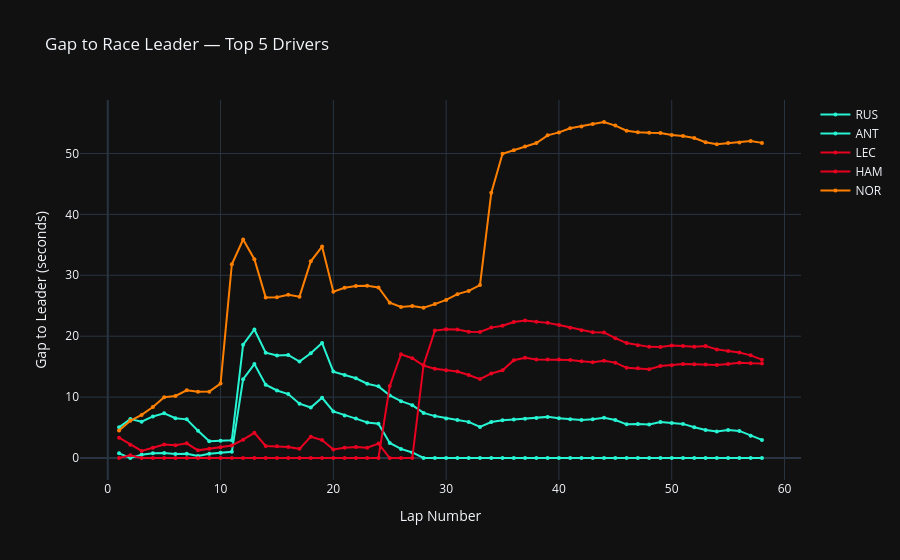

Source (notebook cell):
### Markdown cell above
## Step 5 — Gap to Leader
How far behind the race leader is each top 5 driver at every lap.
Calculated by cumulative sum of lap times — the driver with the lowest 
cumulative time at any lap is the leader.

### Code cell
def compute_gaps_to_leader(laps_df, drivers):
    lap_numbers = sorted(laps_df["LapNumber"].unique())
    gap_data = {}

    for lap in lap_numbers:
        lap_slice = laps_df[laps_df["LapNumber"] == lap]
        lap_times = {}
        for drv in drivers:
            drv_lap = lap_slice[lap_slice["Driver"] == drv]
            if not drv_lap.empty and pd.notna(drv_lap.iloc[0]["LapTime"]):
                lap_times[drv] = drv_lap.iloc[0]["LapTime"].total_seconds()
        gap_data[lap] = lap_times

    df = pd.DataFrame(gap_data).T
    df_cumulative = df.cumsum()
    leader_time = df_cumulative.min(axis=1)
    gap_to_leader = df_cumulative.subtract(leader_time, axis=0)
    return gap_to_leader

gap_df = compute_gaps_to_leader(laps, top5_drivers)
gap_df = gap_df.dropna(how="all")

fig = go.Figure()
for driver in top5_drivers:
    if driver not in gap_df.columns:
        continue
    color = fastf1.plotting.get_driver_color(driver, session)
    fig.add_trace(go.Scatter(
        x=gap_df.index,
        y=gap_df[driver],
        mode="lines+markers",
        name=driver,
        line=dict(color=color, width=2),
        marker=dict(size=4),
    ))

fig.update_layout(
    title="Gap to Race Leader — Top 5 Drivers",
    xaxis_title="Lap Number",
    yaxis_title="Gap to Leader (seconds)",
    template="plotly_dark",
    hovermode="x unified",
)
fig.write_html("gap_to_leader.html")
fig.show()

### Figure 1 — Plotly figure (JSON) as saved in the notebook; plotly's stock layout.template omitted (floating-point values rounded to 4 significant figures)
{"data": [{"line": {"color": "#27f4d2", "width": 2}, "marker": {"size": 4}, "mode": "lines+markers", "name": "RUS", "type": "scatter", "x": [1.0, 2.0, 3.0, 4.0, 5.0, 6.0, 7.0, 8.0, 9.0, 10.0, 11.0, 12.0, 13.0, 14.0, 15.0, 16.0, 17.0, 18.0, 19.0, 20.0, 21.0, 22.0, 23.0, 24.0, 25.0, 26.0, 27.0, 28.0, 29.0, 30.0, 31.0, 32.0, 33.0, 34.0, 35.0, 36.0, 37.0, 38.0, 39.0, 40.0, 41.0, 42.0, 43.0, 44.0, 45.0, 46.0, 47.0, 48.0, 49.0, 50.0, 51.0, 52.0, 53.0, 54.0, 55.0, 56.0, 57.0, 58.0], "y": [0.765, 0.0, 0.551, 0.787, 0.823, 0.64, 0.705, 0.332, 0.708, 0.843, 1.012, 12.94, 15.42, 12.03, 11.09, 10.5, 8.911, 8.288, 9.892, 7.645, 6.993, 6.469, 5.821, 5.627, 2.481, 1.489, 0.917, 0.0, 0.0, 0.0, 0.0, 0.0, 0.0, 0.0, 0.0, 0.0, 0.0, 0.0, 0.0, 0.0, 0.0, 0.0, 0.0, 0.0, 0.0, 0.0, 0.0, 0.0, 0.0, 0.0, 0.0, 0.0, 0.0, 0.0, 0.0, 0.0, 0.0, 0.0]}, {"line": {"color": "#27f4d2", "width": 2}, "marker": {"size": 4}, "mode": "lines+markers", "name": "ANT", "type": "scatter", "x": [1.0, 2.0, 3.0, 4.0, 5.0, 6.0, 7.0, 8.0, 9.0, 10.0, 11.0, 12.0, 13.0, 14.0, 15.0, 16.0, 17.0, 18.0, 19.0, 20.0, 21.0, 22.0, 23.0, 24.0, 25.0, 26.0, 27.0, 28.0, 29.0, 30.0, 31.0, 32.0, 33.0, 34.0, 35.0, 36.0, 37.0, 38.0, 39.0, 40.0, 41.0, 42.0, 43.0, 44.0, 45.0, 46.0, 47.0, 48.0, 49.0, 50.0, 51.0, 52.0, 53.0, 54.0, 55.0, 56.0, 57.0, 58.0], "y": [5.037, 6.394, 5.964, 6.822, 7.34, 6.542, 6.343, 4.463, 2.769, 2.829, 2.921, 18.6, 21.11, 17.3, 16.82, 16.93, 15.83, 17.21, 18.89, 14.19, 13.65, 13.09, 12.2, 11.76, 10.28, 9.334, 8.677, 7.4, 6.882, 6.499, 6.232, 5.931, 5.11, 5.905, 6.18, 6.316, 6.443, 6.569, 6.752, 6.509, 6.364, 6.252, 6.374, 6.597, 6.243, 5.53, 5.563, 5.521, 5.922, 5.738, 5.601, 5.053, 4.597, 4.339, 4.597, 4.443, 3.672, 2.974]}, {"line": {"color": "#e80020", "width": 2}, "marker": {"size": 4}, "mode": "lines+markers", "name": "LEC", "type": "scatter", "x": [1.0, 2.0, 3.0, 4.0, 5.0, 6.0, 7.0, 8.0, 9.0, 10.0, 11.0, 12.0, 13.0, 14.0, 15.0, 16.0, 17.0, 18.0, 19.0, 20.0, 21.0, 22.0, 23.0, 24.0, 25.0, 26.0, 27.0, 28.0, 29.0, 30.0, 31.0, 32.0, 33.0, 34.0, 35.0, 36.0, 37.0, 38.0, 39.0, 40.0, 41.0, 42.0, 43.0, 44.0, 45.0, 46.0, 47.0, 48.0, 49.0, 50.0, 51.0, 52.0, 53.0, 54.0, 55.0, 56.0, 57.0, 58.0], "y": [0.0, 0.44, 0.0, 0.0, 0.0, 0.0, 0.0, 0.0, 0.0, 0.0, 0.0, 0.0, 0.0, 0.0, 0.0, 0.0, 0.0, 0.0, 0.0, 0.0, 0.0, 0.0, 0.0, 0.0, 11.81, 17.04, 16.39, 15.17, 14.67, 14.42, 14.21, 13.62, 12.95, 13.88, 14.4, 16.05, 16.45, 16.16, 16.15, 16.17, 16.09, 15.88, 15.74, 15.98, 15.66, 14.8, 14.72, 14.59, 15.11, 15.22, 15.45, 15.39, 15.34, 15.28, 15.43, 15.64, 15.55, 15.52]}, {"line": {"color": "#e80020", "width": 2}, "marker": {"size": 4}, "mode": "lines+markers", "name": "HAM", "type": "scatter", "x": [1.0, 2.0, 3.0, 4.0, 5.0, 6.0, 7.0, 8.0, 9.0, 10.0, 11.0, 12.0, 13.0, 14.0, 15.0, 16.0, 17.0, 18.0, 19.0, 20.0, 21.0, 22.0, 23.0, 24.0, 25.0, 26.0, 27.0, 28.0, 29.0, 30.0, 31.0, 32.0, 33.0, 34.0, 35.0, 36.0, 37.0, 38.0, 39.0, 40.0, 41.0, 42.0, 43.0, 44.0, 45.0, 46.0, 47.0, 48.0, 49.0, 50.0, 51.0, 52.0, 53.0, 54.0, 55.0, 56.0, 57.0, 58.0], "y": [3.332, 2.186, 1.167, 1.68, 2.201, 2.082, 2.413, 1.258, 1.5, 1.778, 2.053, 3.003, 4.14, 1.978, 1.916, 1.817, 1.506, 3.501, 2.948, 1.402, 1.697, 1.79, 1.696, 2.365, 0.0, 0.0, 0.0, 15.27, 20.92, 21.12, 21.1, 20.75, 20.69, 21.41, 21.71, 22.32, 22.57, 22.39, 22.19, 21.82, 21.4, 20.98, 20.65, 20.63, 19.68, 18.87, 18.52, 18.25, 18.24, 18.46, 18.38, 18.28, 18.38, 17.83, 17.59, 17.33, 16.86, 16.14]}, {"line": {"color": "#ff8000", "width": 2}, "marker": {"size": 4}, "mode": "lines+markers", "name": "NOR", "type": "scatter", "x": [1.0, 2.0, 3.0, 4.0, 5.0, 6.0, 7.0, 8.0, 9.0, 10.0, 11.0, 12.0, 13.0, 14.0, 15.0, 16.0, 17.0, 18.0, 19.0, 20.0, 21.0, 22.0, 23.0, 24.0, 25.0, 26.0, 27.0, 28.0, 29.0, 30.0, 31.0, 32.0, 33.0, 34.0, 35.0, 36.0, 37.0, 38.0, 39.0, 40.0, 41.0, 42.0, 43.0, 44.0, 45.0, 46.0, 47.0, 48.0, 49.0, 50.0, 51.0, 52.0, 53.0, 54.0, 55.0, 56.0, 57.0, 58.0], "y": [4.529, 6.101, 7.071, 8.375, 9.967, 10.18, 11.12, 10.86, 10.9, 12.22, 31.81, 35.88, 32.63, 26.37, 26.39, 26.79, 26.49, 32.29, 34.71, 27.3, 27.95, 28.22, 28.28, 28.01, 25.49, 24.81, 24.94, 24.68, 25.27, 25.96, 26.91, 27.44, 28.39, 43.53, 49.95, 50.54, 51.15, 51.71, 52.98, 53.46, 54.15, 54.44, 54.83, 55.17, 54.58, 53.74, 53.48, 53.4, 53.36, 53.04, 52.87, 52.55, 51.84, 51.54, 51.73, 51.82, 52.05, 51.74]}], "layout": {"hovermode": "x unified", "title": {"text": "Gap to Race Leader — Top 5 Drivers"}, "xaxis": {"title": {"text": "Lap Number"}}, "yaxis": {"title": {"text": "Gap to Leader (seconds)"}}}}
